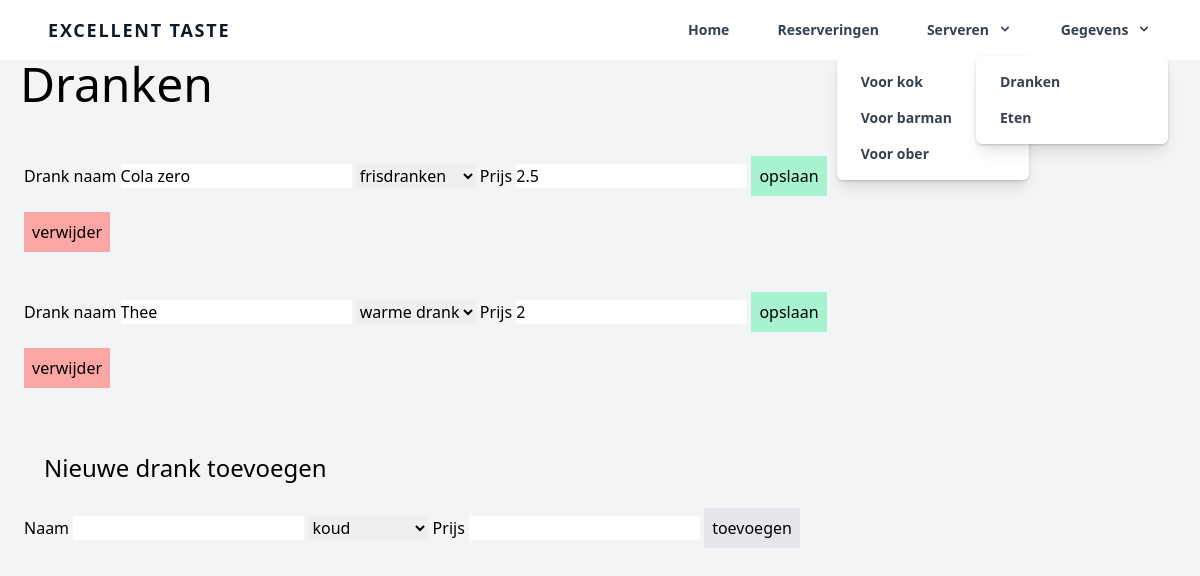
The app's page /views/dranken.php with its own data.
### tables this page shows
CREATE TABLE menuitems (
	id int(11) AUTO_INCREMENT PRIMARY KEY not null,
    code VARCHAR(4) null,
    naam varchar(30) null,
    gerechtsoort_id int(11) not null,
    prijs double not null,
    UNIQUE (id,code)
);

### src/database/db.class.php (called while the page is built)
<?php
class DB
{
    public static function connect()
    {
        $usernme = 'root';
        $password = '';
        $dsn = "mysql:host=localhost;dbname=ext;charset=utf8mb4";
        $pdo = new PDO($dsn, $usernme, $password);
        return $pdo;
    }
}

### model/Menu.class.php (called while the page is built, shortened)
<?php
class Menu extends DB {
    public static function dranken()
    {
        $sql = "SELECT a.id, a.code, a.naam, a.gerechtsoort_id, b.id as soort_id, b.naam as soort, c.id as categorie_id, c.code as cat_code, c.naam as catgorie_naam, a.prijs from menuitems a
        join gerechtsoorten b on a.gerechtsoort_id = b.id
        join gerechtcategorien c on b.gerechtcategorien_id = c.id
        where c.code = 'drk'";
        $stmt = DB::connect()->prepare($sql);
        $stmt->execute();
        $data = $stmt->fetchAll(PDO::FETCH_OBJ);
        return $data;
    }
    public static function drankSoorten()
    {
        $sql = "SELECT a.id, a.naam, b.id as cat_id, b.code as cat_code from gerechtsoorten a
        join gerechtcategorien b on a.gerechtcategorien_id = b.id
        WHERE b.code = 'drk';";
        $stmt = DB::connect()->prepare($sql);
        $stmt->execute();
        $data = $stmt->fetchAll(PDO::FETCH_OBJ);
        return $data;
    }
}

### controllers/MenuController.class.php (called while the page is built, shortened)
<?php
require '../model/Menu.class.php';
class MenuController {
    public function dranken()
    {
        return Menu::dranken();
    }
    public function getDrankSoorten()
    {
        return Menu::drankSoorten();
    }
}

### views/dranken.php (the view, shortened to what this page needs)
<?php
include 'navbar.php';
$menuController = new MenuController();
$menuDranken = $menuController->dranken();
$drankSoorten = $menuController->getDrankSoorten();
?>
<!DOCTYPE html>
<html lang="en">
<head>
</head>
<body class="bg-gray-100">
    <h1 class="text-5xl ml-5">Dranken</h1> <br>
    <div class="m-4 p-2">
    <?php foreach ($menuDranken as $drank) { ?>
    <form method="post" action="../controllers/RequestController.php">
        <label for="naam">Drank naam</label>
        <input type="text" name="naam" value="<?php echo $drank->naam; ?>">
        <select name="soort" id="">
            <?php foreach ($drankSoorten as $key => $drankSoort) { ?>
                <?php if($drankSoort->id == $drank->gerechtsoort_id) { ?>
            <option selected  value="<?php echo $drankSoort->id; ?>"><?php echo $drankSoort->naam; ?></option>
            <?php } else { ?>
                <option  value="<?php echo $drankSoort->id; ?>"><?php echo $drankSoort->naam; ?></option>
                <?php } ?>
            <?php } ?>
        </select>
        <label for="">Prijs</label>
        <input type="number" step=".01" name="prijs" value="<?php echo $drank->prijs; ?>">
        <input class="p-2 hover:bg-green-300 bg-green-200" type="submit" value="opslaan">
    </form>
    <form action="../controllers/RequestController.php">
        <input class="p-2 hover:bg-red-400 bg-red-300" type="submit" value="verwijder">
    </form> <br>
    <?php } ?>
    <br>
    <h1 class="text-2xl ml-5">Nieuwe drank toevoegen</h1> <br>
    <form action="../controllers/RequestController.php">
        <label for="Nieuw drank toevoegen">Naam</label>
            <input type="text" name="naam" >
            <select name="soort" id="">
            <?php foreach ($drankSoorten as $key => $drankSoort) { ?>
                <option  value="<?php echo $drankSoort->id; ?>"><?php echo $drankSoort->naam; ?></option>
                <?php } ?>
            </select>
            <label for="">Prijs</label>
            <input type="number" name="prijs" step=".01">
            <input class="p-2 hover:bg-gray-300 bg-gray-200" type="submit" value="toevoegen">
    </form>
    </div>
</body>
</html>

### records on screen
menuitems: naam "Cola zero", prijs "2.5"
menuitems: naam "Thee", prijs "2"

### other values on screen
form field soort "frisdranken"
form field soort "warme drank"
form field soort "koud"
